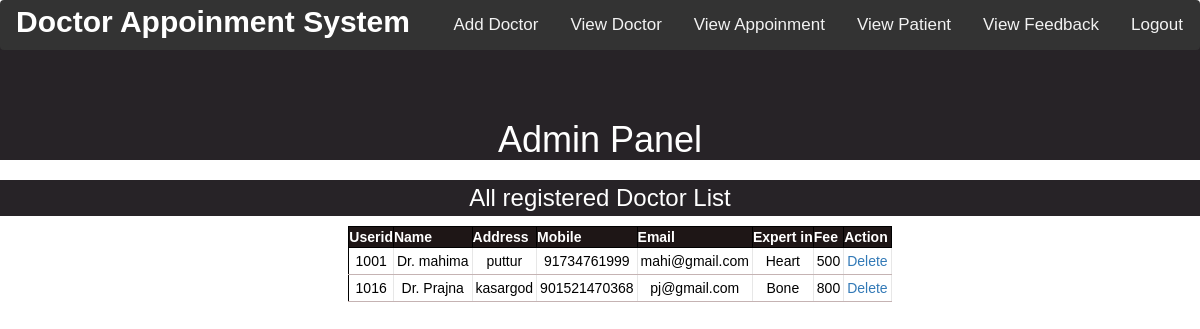
/admin/viewDoctor.php, run on the app's committed database.
### tables this page shows
CREATE TABLE `doctor` (
  `doc_id` int(22) NOT NULL,
  `doctor_id` varchar(22) NOT NULL,
  `name` varchar(22) NOT NULL,
  `address` varchar(100) NOT NULL,
  `contact` varchar(14) NOT NULL,
  `email` varchar(22) NOT NULL,
  `expertise` varchar(22) NOT NULL,
  `id` int(11) NOT NULL,
  `fee` varchar(111) NOT NULL,
  `userid` varchar(22) NOT NULL,
  `password` varchar(22) NOT NULL,
  `pic` varchar(111) NOT NULL
);

### admin/viewDoctor.php (the view, shortened to what this page needs)
<?php include('header.php'); ?>
<div class="dashboard" style="background-color:#fff;">
		<h1 class="text-center" style="background-color:#272327;color: #fff;padding-top: 100px;">Admin Panel</h1>
	</div>
	<div class="dashboard" style="background-color:#fff;">
		<h3 class="text-center" style="background-color:#272327;color: #fff;padding: 5px;">All registered Doctor List</h3>
	</div>
			<div class="all_user" style="margin-top:0px; margin-left: 40px;">
				<?php
					include('../config.php');
					$sql = " SELECT * FROM doctor";
					$result = mysqli_query($conn,$sql);
					$count = mysqli_num_rows($result);
					if($count>=1){
						echo "<table border='1' align='center' cellpadding='32'>
							<tr>
								<th>Userid</th>
								<th>Name</th>
		 						<th>Address</th>
					 			<th>Mobile</th>
								<th>Email</th>
								<th>Expert in</th>
								<th>Fee</th>
								<th>Action</th>
							</tr>";
						while($row=mysqli_fetch_array($result)){
								echo "<tr>";
								echo "<td>".$row['userid']."</td>";
								echo "<td>".$row['name']."</td>";
								echo "<td>".$row['address']."</td>";
								echo "<td>".$row['contact']."</td>";
								echo "<td>".$row['email']."</td>";
								echo "<td>".$row['expertise']."</td>";
								echo "<td>".$row['fee']."</td>";
								?>
								<td><a href="deldoc.php?userid=<?php echo $row['userid'] ?>">Delete</a></td>
								<?php
								echo "</tr>";
						}
						echo "</table>";
					}
					else{
						print "<p align='center'>Sorry, No match found for your search result..!!!</p>";
					}
					?>
			</div>
	</div>
</body>
</html>

### admin/header.php (shortened to what this page needs)
<!DOCTYPE html>
<html>
<head>
	<link rel="stylesheet" href="css/bootstrap.min.css">
	<link rel="stylesheet" href="css/style.css">
</head>
<body>
<body>
	<div class="container-fluid">
		<div class="header_top" >
			<div class="navbar">
				<span  style="font-size:30px;color:#fff;font-weight:bolder;margin-left:15px;">Doctor Appoinment System</span>
				<a href="logout.php">Logout</a>
				<a href="viewFeedback.php">View Feedback</a>
				<a href="viewCustomer.php">View Patient</a>
				<a href="viewAppoinment.php">View Appoinment</a>
				<a href="viewDoctor.php">View Doctor</a>
				<a href="addDoctor2.php">Add Doctor</a>
	</div>

### admin/css/style.css (style rules this page uses)
body { padding: 5px auto; font-family: 'El Messiri', sans-serif; background:url(../img/bg1.jpg) fixed no-repeat; background-size:cover; }
.container-fluid { background-color: white; padding-right:0px; padding-left:0px; margin-right: auto; margin-left: auto; }
.header_top { width: 100%; height:83px; background-size: 100% 80%!important; font-family: 'El Messiri', sans-serif; }
table { border-collapse: collapse; background-color: khaki; }
table,th,td { border: 1px solid #000; margin: 10px auto; }
th { background-color:#1e1616; color: white; }
td { padding: 3px; text-align: center; background-color: white; color: #000; border-right: 1px solid #e7e7e7; border-bottom: 1px solid #c5b3b3; }
.navbar { overflow: hidden; background-color: #333; position: fixed; top: 0; width: 100%; }
.navbar a { float: right; display: block; color: #f2f2f2; text-align: center; padding: 12px 16px; text-decoration: none; font-size: 17px; }

### data on the page
doctor: userid "1001", name "Dr. mahima", address "puttur", contact "91734761999", email "mahi@gmail.com", expertise "Heart", fee "500"
doctor: userid "1016", name "Dr. Prajna", address "kasargod", contact "901521470368", email "pj@gmail.com", expertise "Bone", fee "800"
